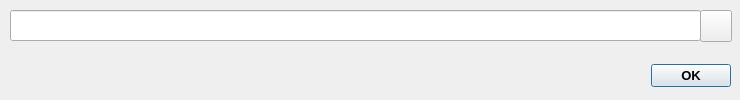
<?xml version="1.0" encoding="UTF-8"?>
<ui version="4.0">
 <class>idWindow</class>
 <widget class="QDialog" name="idWindow">
  <property name="geometry">
   <rect>
    <x>0</x>
    <y>0</y>
    <width>740</width>
    <height>100</height>
   </rect>
  </property>
  <property name="minimumSize">
   <size>
    <width>740</width>
    <height>100</height>
   </size>
  </property>
  <property name="maximumSize">
   <size>
    <width>740</width>
    <height>100</height>
   </size>
  </property>
  <property name="font">
   <font>
    <pointsize>12</pointsize>
   </font>
  </property>
  <property name="focusPolicy">
   <enum>Qt::StrongFocus</enum>
  </property>
  <property name="windowTitle">
   <string>Receive</string>
  </property>
  <property name="locale">
   <locale language="English" country="UnitedStates"/>
  </property>
  <widget class="QDialogButtonBox" name="selectionButtonBox">
   <property name="geometry">
    <rect>
     <x>-90</x>
     <y>60</y>
     <width>821</width>
     <height>32</height>
    </rect>
   </property>
   <property name="font">
    <font>
     <pointsize>10</pointsize>
     <weight>75</weight>
     <bold>true</bold>
    </font>
   </property>
   <property name="focusPolicy">
    <enum>Qt::StrongFocus</enum>
   </property>
   <property name="orientation">
    <enum>Qt::Horizontal</enum>
   </property>
   <property name="standardButtons">
    <set>QDialogButtonBox::Ok</set>
   </property>
   <property name="centerButtons">
    <bool>false</bool>
   </property>
  </widget>
  <widget class="QPushButton" name="copyPushButton">
   <property name="geometry">
    <rect>
     <x>700</x>
     <y>10</y>
     <width>32</width>
     <height>32</height>
    </rect>
   </property>
   <property name="text">
    <string/>
   </property>
  </widget>
  <widget class="QLineEdit" name="idLineEdit">
   <property name="geometry">
    <rect>
     <x>10</x>
     <y>10</y>
     <width>691</width>
     <height>31</height>
    </rect>
   </property>
   <property name="font">
    <font>
     <pointsize>10</pointsize>
     <weight>75</weight>
     <bold>true</bold>
    </font>
   </property>
  </widget>
 </widget>
 <tabstops>
  <tabstop>idLineEdit</tabstop>
  <tabstop>copyPushButton</tabstop>
 </tabstops>
 <resources/>
 <connections>
  <connection>
   <sender>selectionButtonBox</sender>
   <signal>accepted()</signal>
   <receiver>idWindow</receiver>
   <slot>accept()</slot>
   <hints>
    <hint type="sourcelabel">
     <x>248</x>
     <y>254</y>
    </hint>
    <hint type="destinationlabel">
     <x>157</x>
     <y>274</y>
    </hint>
   </hints>
  </connection>
  <connection>
   <sender>selectionButtonBox</sender>
   <signal>rejected()</signal>
   <receiver>idWindow</receiver>
   <slot>reject()</slot>
   <hints>
    <hint type="sourcelabel">
     <x>316</x>
     <y>260</y>
    </hint>
    <hint type="destinationlabel">
     <x>286</x>
     <y>274</y>
    </hint>
   </hints>
  </connection>
 </connections>
</ui>
